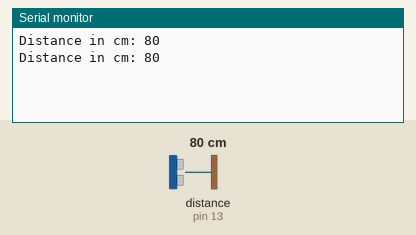
Bench run of a sketch on a simulated Arduino Uno, built with avr-gcc and run on an emulated ATmega328P. Parts: the last lines printed to the serial monitor. The test bench sets the inputs (shaded band); at power-on: distance to the obstacle (sensor on pin 13) 80 cm. The echo pulse lasts 58.3 µs per cm.

Above: at 3.8 s.
3.9 s: distance to the obstacle (sensor on pin 13) set to 2 cm
At 6.8 s:
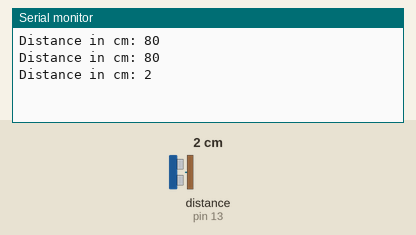
7.8 s: distance to the obstacle (sensor on pin 13) set to 4 cm
At 10.3 s:
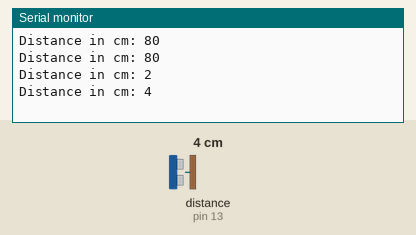
Timing chart, 0 to 11.8 s (numbered marks = the images above; inputs shaded):
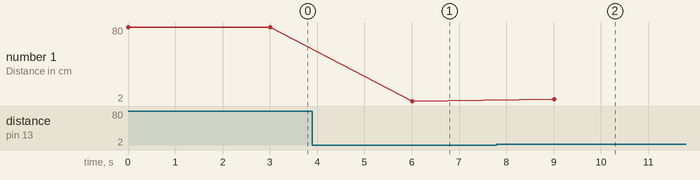

Measured:
- after the input at 3.9 s, the serial monitor: prints a new line after 2.1 s (image 1)
- after the input at 7.8 s, the serial monitor: prints a new line after 1.2 s (image 2)
- plotted number 1: 80 → 2 after the input at 3.9 s, 2 → 4 after the input at 7.8 s

The sketch:

sketch_HC-SR04.ino
```cpp
#include <Ultrasonic.h>

Ultrasonic ultrasonic(12, 13); //(trig, echo)

void setup() {
  Serial.begin(9600);
}

void loop() {
  Serial.print("Distance in cm: ");
  Serial.println(ultrasonic.distanceRead());
  delay(1000);
  delay(2000);
}
```
